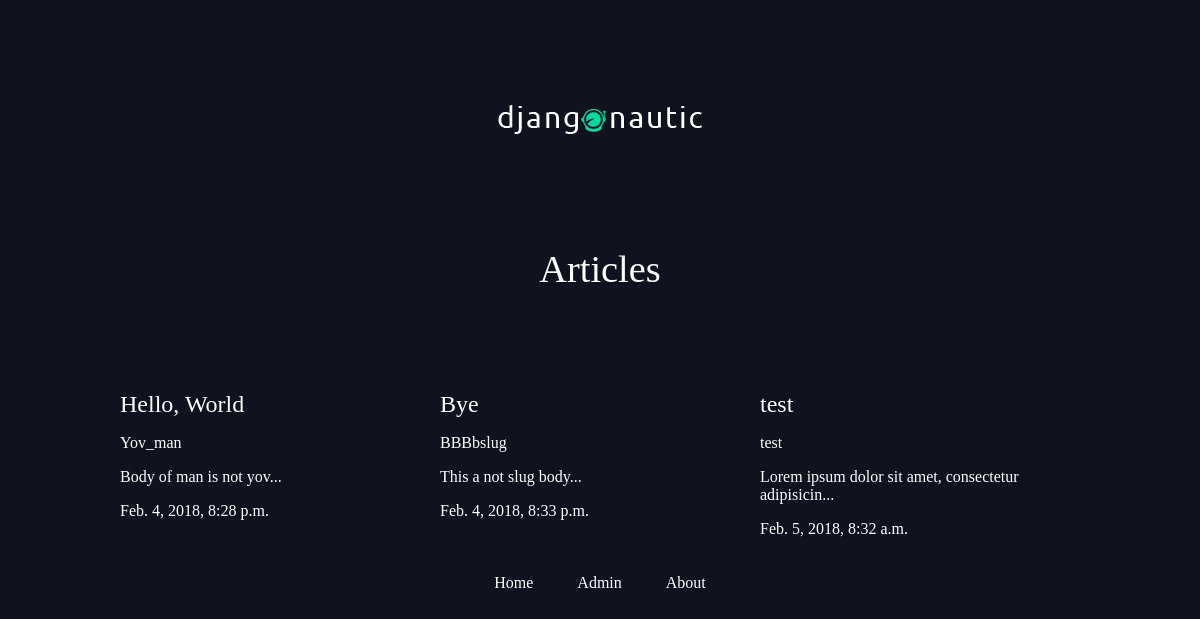
The app's page /articles/, older data.
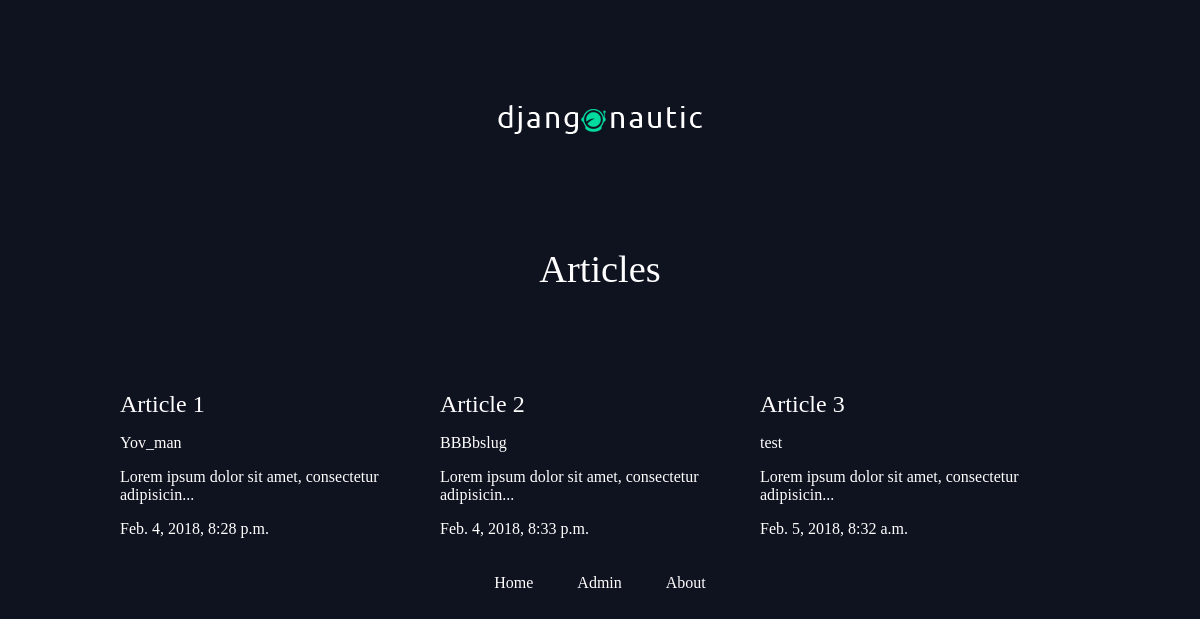
The same page, newer data.
### articles/models.py (models this page shows, shortened)
class Article(models.Model):
    title = models.CharField(max_length=100)
    slug = models.SlugField()
    body = models.TextField()
    date = models.DateTimeField(auto_now_add=True)
    thumb = models.ImageField(default='default.png', blank=True)
    def snippet(self):
        return self.body[:50] + '...'

### articles/views.py (the view)
# urls.py: path('', views.article_list, name="list"),
def article_list(request):
    articles = Article.objects.all().order_by('date')
    return render(request, "articles/article_list.html", {'articles': articles})

### articles/templates/articles/article_list.html
{% extends 'base_layout.html' %}
{% block content %}
<h1>Articles</h1>
<div class="articles">
    {% for article in articles%}
        <div class="article">
            <h2><a href="{% url 'articles:detail' slug=article.slug%}">{{article.title}}</a></h2>
            <p>{{article.slug}}</p>
            <p>{{article.snippet}}</p>
            <p>{{article.date}}</p>
        </div>
    {% endfor %}
</div>
<div class="links">
    <a href="..">Home</a>
    <a href="../admin">Admin</a>
    <a href="../about">About</a>
</div>
{% endblock %}

### templates/base_layout.html (shortened to what this page needs)
{% load static from staticfiles%}
<!DOCTYPE html>
<html lang="ua">
    <head>
        <link rel="stylesheet" href="{% static 'style.css'%}">
    </head>
    <body>
        <div class="wrapper">
            <h1><a href="{% url 'articles:list' %}"><img src="{% static 'logo.png'%}"/></a></h1>
            {% block content %}
            {% endblock %}
        </div>
    </body>
</html>

### assets/style.css (style rules this page uses)
body { background-color: #0f121f; background-image: url(sky.png); background-repeat: no-repeat; color: #fff; }
body * { font-family: Ubuntu; }
h1, h2, h3, h4, h5 { font-weight: normal; margin: 0; }
a, a:hover, a:visited { color: #fff; text-decoration: none; }
.wrapper { max-width: 960px; margin: 0 auto; }
div.wrapper h1 { text-align: center; margin: 100px auto; font-size: 2.4em; }
.articles { display: grid; grid-template-columns: 1fr 1fr 1fr; grip-gap: 30px; }
.links { text-align: center; margin: 20px; }
.links a { padding: 20px; }

Row changes from the older to the newer data that the page shows:
changed Article "Yov_man": title "Hello, World" → "Article 1"; snippet "Body of man is not yov..." → "Lorem ipsum dolor sit amet, consectetur adipisicin..."
changed Article "BBBbslug": title "Bye" → "Article 2"; snippet "This a not slug body..." → "Lorem ipsum dolor sit amet, consectetur adipisicin..."
changed Article "test": title "test" → "Article 3"
